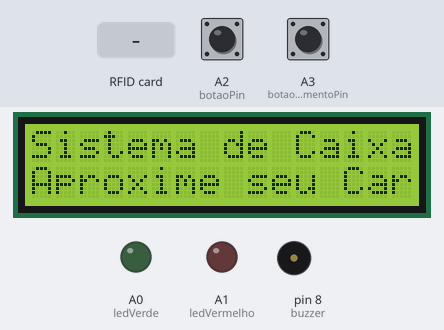
A sketch run on a simulated Arduino Uno, built with avr-gcc and run on an emulated ATmega328P. Shown: 16×2 character LCD, output pins drawn as LEDs (lit = HIGH), buzzer (waves = sounding). Inputs (shaded band) come from the test bench; at power-on: A3 (botaoPagamentoPin) HIGH, A2 (botaoPin) HIGH. Pins used as bus, display or sensor lines are not drawn; what the sketch prints to the serial monitor is not drawn.

Above: at 3.3 s.
3.4 s: RFID card 04 52 F6 A4 6D 26 81 held to the reader
At 5.0 s:
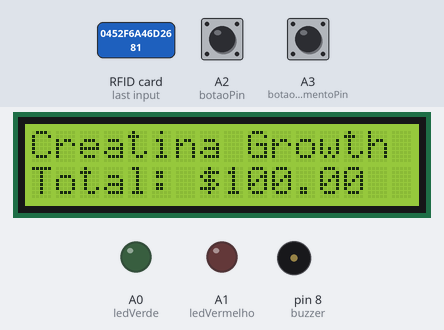
6.4 s: RFID card 04 2C E9 A4 6D 26 81 held to the reader
At 9.3 s:
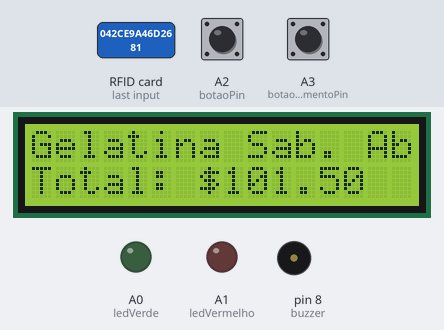
9.4 s: RFID card 04 E8 DB A4 6D 26 81 held to the reader
12.4 s: A3 (botaoPagamentoPin) pulled LOW for 0.15 s
At 13.8 s:
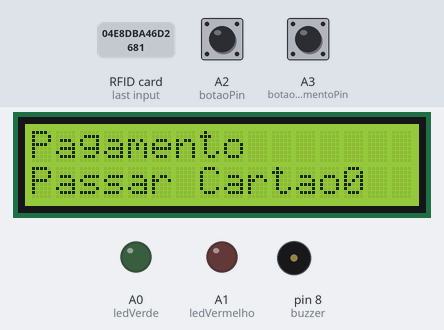
Timing chart, 0 to 15.0 s (numbered marks = the images above; inputs shaded):
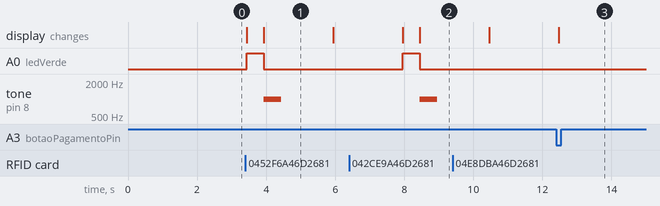

The sketch:

Project.ino
```cpp
#include <SPI.h>
#include <MFRC522.h>
#include <LiquidCrystal.h>

#define SS_PIN 10
#define RST_PIN 9
MFRC522 mfrc522(SS_PIN, RST_PIN);   // Create MFRC522 instance.

LiquidCrystal lcd(6, 7, 5, 4, 3, 2);

char st[20];

int buzzer = 8;
int ledVerde = A0;  // LED verde para soma
int ledVermelho = A1;  // LED vermelho para subtração
int botaoPin = A2;  // Pino onde o botão de alternar entre soma e subtração está conectado
int botaoPagamentoPin = A3;  // Pino onde o botão de pagamento está conectado

float total = 0;
bool modoSoma = true;  // Inicia no modo de soma
unsigned long ultimaLeitura = 0;  // Para evitar múltiplas leituras rápidas do botão

// Array para controlar itens adicionados
float itemHistorico[10];  // Limite de 10 itens no histórico, você pode aumentar se necessário
int historicoIndex = 0;   // Índice do próximo item a ser adicionado ao histórico

// Estrutura para produtos
struct Produto {
  String uid;
  String nome;
  float preco;
};

Produto produtos[] = {
  {"04 52 F6 A4 6D 26 81", "Creatina Growth", 100.00},
  {"04 2C E9 A4 6D 26 81", "Gelatina Sab. Abacaxi", 1.50},
  {"04 E8 DB A4 6D 26 81", "Detergente 500ml", 1.79},
  {"04 14 E3 A4 6D 26 81", "Nescau em pó", 8.99},
  {"04 CC D5 A4 6D 26 81", "Goiabada Xavante", 16.90},
  {"04 B1 CE A4 6D 26 81", "Macarrão Espaguete", 10.00},
  {"04 8F CB A4 6D 26 81", "Produto 7", 5.00},  // Adicione seu produto
  {"04 C7 D8 A4 6D 26 81", "Produto 8", 20.00}   // Adicione seu produto
};

void setup()
{
  Serial.begin(9600);   // Inicia a serial
  SPI.begin();      // Inicia SPI bus
  mfrc522.PCD_Init();   // Inicia MFRC522
  Serial.println("Aproxime o seu cartao do leitor...");
  Serial.println();
  lcd.begin(16, 2);
  mensageminicial();

  pinMode(buzzer, OUTPUT);
  pinMode(ledVerde, OUTPUT);
  pinMode(ledVermelho, OUTPUT);  // Configura o LED vermelho como saída
  pinMode(botaoPin, INPUT_PULLUP);  // Configura o botão de soma/subtração como entrada com pull-up interno
  pinMode(botaoPagamentoPin, INPUT_PULLUP);  // Configura o botão de pagamento como entrada com pull-up interno
}

void loop()
{
  // Verifica se o botão de modo foi pressionado (transição de HIGH para LOW)
  if (digitalRead(botaoPin) == LOW && millis() - ultimaLeitura > 300) {
    ultimaLeitura = millis();
    modoSoma = !modoSoma;  // Alterna o modo entre soma e subtração
    if (modoSoma) {
      lcd.clear();
      lcd.setCursor(0, 0);
      lcd.print("Modo: Adicao");
    } else {
      lcd.clear();
      lcd.setCursor(0, 0);
      lcd.print("Modo: Subtracao");
    }
    delay(1000);  // Pausa para evitar múltiplos registros de pressionamento
  }

  // Verifica se o botão de pagamento foi pressionado
  if (digitalRead(botaoPagamentoPin) == LOW && millis() - ultimaLeitura > 300) {
    ultimaLeitura = millis();
    telaPagamento();  // Chama a função de pagamento
  }

  // Look for new cards
  if ( ! mfrc522.PICC_IsNewCardPresent())
  {
    return;
  }

  // Select one of the cards
  if ( ! mfrc522.PICC_ReadCardSerial())
  {
    return;
  }

  // Mostra UID na serial
  Serial.print("UID da tag :");
  String conteudo = "";
  for (byte i = 0; i < mfrc522.uid.size; i++)
  {
     conteudo.concat(String(mfrc522.uid.uidByte[i] < 0x10 ? " 0" : " "));
     conteudo.concat(String(mfrc522.uid.uidByte[i], HEX));
  }
  conteudo.toUpperCase();
  Serial.print("Mensagem : ");
  Serial.println(conteudo);

  // Loop pelos produtos para verificar se há correspondência
  for (int i = 0; i < 8; i++) {
    if (conteudo.substring(1) == produtos[i].uid) {
      lcd.clear();
      lcd.setCursor(0, 0);
      lcd.print(produtos[i].nome);

      if (modoSoma) {
        // Adiciona o item ao histórico e ao total
        if (historicoIndex < 10) {  // Verifica se há espaço no histórico
          itemHistorico[historicoIndex] = produtos[i].preco;  // Valor do produto
          historicoIndex++;
          total = total + produtos[i].preco;
          digitalWrite(ledVerde, HIGH);  // Acende o LED verde (soma)
          digitalWrite(ledVermelho, LOW);  // Desliga o LED vermelho
          delay(500);  // Mantém o LED verde aceso por 500 ms
          digitalWrite(ledVerde, LOW);  // Apaga o LED verde
        }
      } else {
        // Remover item, apenas se ele foi previamente adicionado e o total não for negativo
        if (historicoIndex > 0 && total > 0) {
          historicoIndex--;
          total = total - itemHistorico[historicoIndex];  // Subtrai o valor do item
          digitalWrite(ledVermelho, HIGH);  // Acende o LED vermelho (subtração)
          digitalWrite(ledVerde, LOW);  // Desliga o LED verde
          delay(500);  // Mantém o LED vermelho aceso por 500 ms
          digitalWrite(ledVermelho, LOW);  // Apaga o LED vermelho
        }
      }

      lcd.setCursor(0, 1);
      lcd.print("Total: $");
      lcd.print(total, 2);

      tone(buzzer, 1000);  // Frequência do bip (1000 Hz)
      delay(500);          // Duração do bip (500 ms)
      noTone(buzzer);

      delay(1500);
      mensagemseguinte();
      break;  // Sai do loop se um produto foi encontrado
    }
  }
}

// Função de exibição da tela de pagamento
void telaPagamento()
{
  lcd.clear();
  lcd.setCursor(0, 0);
  lcd.print("Pagamento");

  // Mostra o total
  lcd.setCursor(0, 1);
  lcd.print("Total: $");
  lcd.print(total, 2);

  // Espera a leitura do cartão de pagamento fictício
  lcd.setCursor(0, 1);
  lcd.print("Passar Cartao");

  while (true) {
    // Look for the payment card (fictício)
    if ( ! mfrc522.PICC_IsNewCardPresent())
    {
      continue;
    }

    if ( ! mfrc522.PICC_ReadCardSerial())
    {
      continue;
    }

    String conteudo = "";
    for (byte i = 0; i < mfrc522.uid.size; i++)
    {
      conteudo.concat(String(mfrc522.uid.uidByte[i] < 0x10 ? " 0" : " "));
      conteudo.concat(String(mfrc522.uid.uidByte[i], HEX));
    }
    conteudo.toUpperCase();
    Serial.println("Cartao de pagamento detectado!");

    // Verifica se o cartão fictício foi passado (defina o UID como o do seu "cartão fictício")
    if (conteudo.substring(1) == "E3 21 C9 11") {
      lcd.clear();
      lcd.setCursor(0, 0);
      lcd.print("Pagamento OK!");
      lcd.setCursor(0, 1);
      lcd.print("Total: $");
      lcd.print(total, 2);
      delay(2000);  // Exibe a mensagem por 2 segundos

      bipDeConfirmacao();  // Toca o bip longo de confirmação

      encerramentoCaixa();  // Chama a função de encerramento
      return;
    }
  }
}

// Função para exibir a mensagem de encerramento do caixa
void encerramentoCaixa()
{
  lcd.clear();
  lcd.setCursor(0, 0);
  lcd.print("Fechamento Caixa");
  lcd.setCursor(0, 1);
  lcd.print("Total: $");
  lcd.print(total, 2);
  delay(3000);  // Exibe por 3 segundos
  total = 0;    // Reseta o total
  historicoIndex = 0;  // Reseta o histórico
}

// Função para tocar o bip longo de confirmação
void bipDeConfirmacao() {
  tone(buzzer, 1000);  // Toca o bip com 1000 Hz
  delay(1500);         // Duração do bip (1500 ms ou 1.5 segundos)
  noTone(buzzer);      // Para o som
}

// Função para exibir a mensagem inicial
void mensageminicial() {
  lcd.clear();
  lcd.setCursor(0, 0);
  lcd.print("Sistema de Caixa");
  lcd.setCursor(0, 1);
  lcd.print("Aproxime seu Cartao");
  delay(2000);
}

// Função para exibir a mensagem de próxima tela
void mensagemseguinte() {
  lcd.clear();
  lcd.setCursor(0, 0);
  lcd.print("Sistema de Caixa");
  lcd.setCursor(0, 1);
  lcd.print("Aproxime seu Cartao");
  delay(2000);
}
```

Measured:
- after the input at 3.4 s, A0 (ledVerde): LOW → HIGH at once, → LOW 0.50 s later; tone on pin 8 (buzzer): silent → 1000 Hz after 0.54 s, → silent 0.50 s later; the display: first changes at once (image 1 shows a later state)
- after the input at 6.4 s, A0 (ledVerde): LOW → HIGH after 1.6 s, → LOW 0.50 s later; tone on pin 8 (buzzer): silent → 1000 Hz after 2.1 s, → silent 0.50 s later; the display: first changes after 1.6 s (image 2 shows a later state)
- after the input at 12.4 s, A0 (ledVerde): stays LOW (without the input it goes to HIGH after 0.07 s); tone on pin 8 (buzzer): stays silent (without the input it goes to 1000 Hz after 0.57 s); the display: changes after 0.08 s (image 3)
- what the display in image 1 shows lasts 2.0 s, from 3.9 s to 5.9 s
